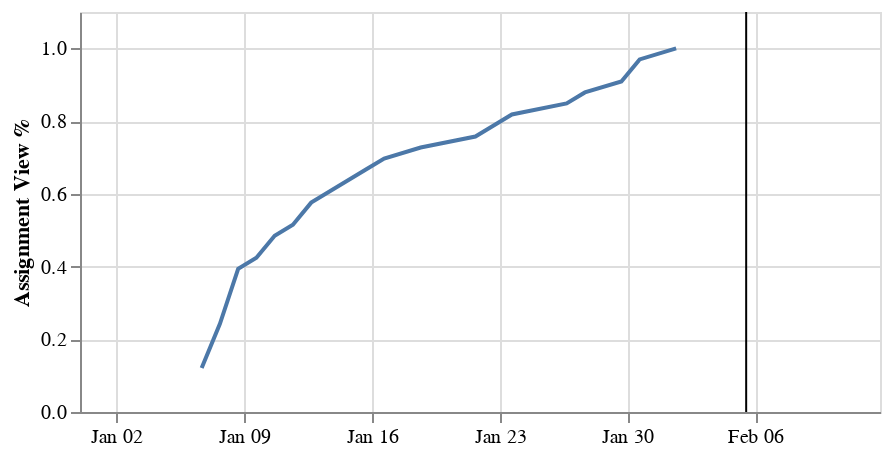

The notebook cell this image was saved under:
### Code cell
assignment_name = "Assignment 1"

def plot_cumulative_assignment_view(assignment_name):
    
    ## Setup
    assignments = pd.read_csv(os.path.join("data", "assignments.csv"))
    navigation_events = pd.read_csv(os.path.join("data", "navigation_events.csv"))
    enrollments = pd.read_csv(os.path.join("data", "enrollments.csv"))

    # drop strange/na columns
    navigation_events.drop(columns=["ed_app", "type", "action", "course_offering_id", "statement_type", "statement_version", "event__object_type", "event__object_extensions_asset_subtype", "event__object_extensions_entity_id", "event__referrer", "event__extensions_request_url", "event__attachment_type"], inplace=True)
    # drop learners that are not enrolled in the course
    navigation_events = navigation_events.iloc[np.in1d(navigation_events.actor_id, enrollments.user_id), :]
    navigation_events = navigation_events.query("actor_id != 'LEARNER_48'")
    navigation_events.loc[:, "event_time"] = pd.to_datetime(navigation_events.loc[:, "event_time"], format='ISO8601').dt.normalize()

    df_assignments = assignments.drop(columns=["unlock_at", "lock_at", "grading_type", "position"]).query("has_submitted_submissions == True")
    df_assignments["due_at"] = pd.to_datetime(df_assignments["due_at"])


    ## Drawing
    tmp_assignment = df_assignments.query("name == @assignment_name")
    tmp_assignment_due_date = tmp_assignment.due_at
    tmp_first_accessed = navigation_events.query("object_id == @tmp_assignment.id.iloc[0]")[["actor_id", "event_time"]]
    tmp_first_accessed = tmp_first_accessed.sort_values(["actor_id", "event_time"]).groupby("actor_id").first().sort_values("event_time")
    
    tmp_first_accessed = tmp_first_accessed.reset_index()
    
    chart = alt.Chart(tmp_first_accessed).transform_window(
        ecdf="cume_dist()",
        sort=[{"field": "event_time"}],
    ).mark_line().encode( #interpolate="step-after"
        x=alt.X("event_time:T").scale(domain=[tmp_first_accessed.event_time.iloc[0] - pd.Timedelta(days=7),  tmp_assignment.due_at.iloc[0] + pd.Timedelta(days=7)]),
        y=alt.Y("ecdf:Q").scale(domain=[0, 1.1]).title("Assignment View %"), 
    )
    chart = chart + alt.Chart(tmp_assignment).mark_rule().encode(x = alt.X("due_at").title(None))

    return chart.properties(width=400, height=200)

plot_cumulative_assignment_view(assignment_name)

### Figure 1 — Vega specification as saved in the notebook (floating-point values rounded to 4 significant figures)
{"$schema": "https://vega.github.io/schema/vega/v5.json", "data": [{"name": "source_0", "values": [{"ecdf": 0.1212, "event_time": "2033-01-06T16:00:00.000"}, {"ecdf": 0.1212, "event_time": "2033-01-06T16:00:00.000"}, {"ecdf": 0.1212, "event_time": "2033-01-06T16:00:00.000"}, {"ecdf": 0.1212, "event_time": "2033-01-06T16:00:00.000"}, {"ecdf": 0.2424, "event_time": "2033-01-07T16:00:00.000"}, {"ecdf": 0.2424, "event_time": "2033-01-07T16:00:00.000"}, {"ecdf": 0.2424, "event_time": "2033-01-07T16:00:00.000"}, {"ecdf": 0.2424, "event_time": "2033-01-07T16:00:00.000"}, {"ecdf": 0.3939, "event_time": "2033-01-08T16:00:00.000"}, {"ecdf": 0.3939, "event_time": "2033-01-08T16:00:00.000"}, {"ecdf": 0.3939, "event_time": "2033-01-08T16:00:00.000"}, {"ecdf": 0.3939, "event_time": "2033-01-08T16:00:00.000"}, {"ecdf": 0.3939, "event_time": "2033-01-08T16:00:00.000"}, {"ecdf": 0.4242, "event_time": "2033-01-09T16:00:00.000"}, {"ecdf": 0.4848, "event_time": "2033-01-10T16:00:00.000"}, {"ecdf": 0.4848, "event_time": "2033-01-10T16:00:00.000"}, {"ecdf": 0.5152, "event_time": "2033-01-11T16:00:00.000"}, {"ecdf": 0.5758, "event_time": "2033-01-12T16:00:00.000"}, {"ecdf": 0.5758, "event_time": "2033-01-12T16:00:00.000"}, {"ecdf": 0.6667, "event_time": "2033-01-15T16:00:00.000"}, {"ecdf": 0.6667, "event_time": "2033-01-15T16:00:00.000"}, {"ecdf": 0.6667, "event_time": "2033-01-15T16:00:00.000"}, {"ecdf": 0.697, "event_time": "2033-01-16T16:00:00.000"}, {"ecdf": 0.7273, "event_time": "2033-01-18T16:00:00.000"}, {"ecdf": 0.7576, "event_time": "2033-01-21T16:00:00.000"}, {"ecdf": 0.7879, "event_time": "2033-01-22T16:00:00.000"}, {"ecdf": 0.8182, "event_time": "2033-01-23T16:00:00.000"}, {"ecdf": 0.8485, "event_time": "2033-01-26T16:00:00.000"}, {"ecdf": 0.8788, "event_time": "2033-01-27T16:00:00.000"}, {"ecdf": 0.9091, "event_time": "2033-01-29T16:00:00.000"}, {"ecdf": 0.9697, "event_time": "2033-01-30T16:00:00.000"}, {"ecdf": 0.9697, "event_time": "2033-01-30T16:00:00.000"}, {"ecdf": 1.0, "event_time": "2033-02-01T16:00:00.000"}], "transform": [{"type": "formula", "expr": "toDate(datum['event_time'])", "as": "event_time"}]}, {"name": "source_1", "values": [{"due_at": "2033-02-05T12:06:09.000"}], "transform": [{"type": "formula", "expr": "toDate(datum['due_at'])", "as": "due_at"}]}], "marks": [{"type": "line", "name": "layer_0_marks", "from": {"data": "source_0"}, "sort": {"field": "datum[\"event_time\"]"}, "encode": {"update": {"x": {"field": "event_time", "scale": "x"}, "defined": {"signal": "isValid(datum[\"event_time\"]) && isFinite(+datum[\"event_time\"]) && isValid(datum[\"ecdf\"]) && isFinite(+datum[\"ecdf\"])"}, "stroke": {"value": "#4c78a8"}, "description": {"signal": "\"event_time: \" + (timeFormat(datum[\"event_time\"], '%b %d, %Y')) + \"; Assignment View %: \" + (format(datum[\"ecdf\"], \"\"))"}, "y": {"field": "ecdf", "scale": "y"}}}, "style": ["line"]}, {"type": "rule", "name": "layer_1_marks", "from": {"data": "source_1"}, "encode": {"update": {"description": {"signal": "\"due_at: \" + (timeFormat(datum[\"due_at\"], '%b %d, %Y'))"}, "y": {"value": 0}, "stroke": {"value": "black"}, "x": {"field": "due_at", "scale": "x"}, "y2": {"field": {"signal": null, "datum": null, "group": "height", "parent": null}}}}, "style": ["rule"]}], "scales": [{"name": "x", "type": "time", "domain": {"fields": [{"signal": "{data: datetime(\"2032-12-31T00:00:00+00:00\")}"}, {"signal": "{data: datetime(\"2033-02-12T20:06:09+00:00\")}"}]}, "range": [0, {"signal": "width"}]}, {"name": "y", "type": "linear", "domain": [0, 1.1], "range": [{"signal": "height"}, 0], "zero": true}], "axes": [{"scale": "x", "tickCount": {"signal": "ceil(width/40)"}, "ticks": false, "zindex": 0, "gridScale": "y", "minExtent": 0, "domain": false, "labels": false, "aria": false, "maxExtent": 0, "orient": "bottom", "grid": true}, {"scale": "y", "maxExtent": 0, "tickCount": {"signal": "ceil(height/40)"}, "zindex": 0, "domain": false, "gridScale": "x", "orient": "left", "ticks": false, "minExtent": 0, "labels": false, "grid": true, "aria": false}, {"scale": "x", "zindex": 0, "labelFlush": true, "tickCount": {"signal": "ceil(width/40)"}, "grid": false, "orient": "bottom", "labelOverlap": true}, {"scale": "y", "grid": false, "orient": "left", "labelOverlap": true, "tickCount": {"signal": "ceil(height/40)"}, "zindex": 0, "title": "Assignment View %"}], "background": "white", "width": 400, "height": 200, "padding": 5, "style": "cell"}
